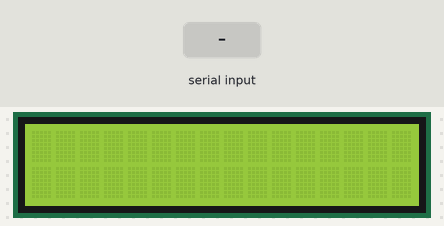
Simulated run of this sketch. Board: Arduino Uno, built with avr-gcc and run on an emulated ATmega328P. Parts: 16×2 character LCD. The inputs (shaded band) are chosen by the test bench.

Above: at 1.2 s.
1.3 s: "90,45\n" received over Serial
At 2.5 s:
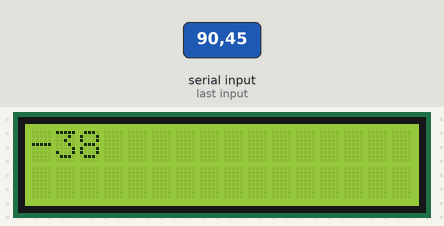
2.8 s: "30,150\n" received over Serial
Timing chart, 0 to 5.8 s (numbered marks = the images above; inputs shaded):
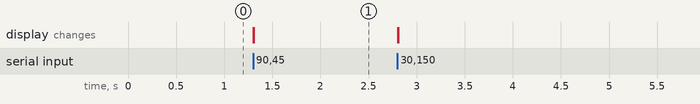

Measured:
- after the input at 1.3 s, the display: first changes at once (image 1 shows a later state)

The sketch:

Computer_Vision_LCD.ino
```cpp
#include <LiquidCrystal.h>

#define rs 2
#define en 7
#define d4 3
#define d5 4
#define d6 5
#define d7 6

LiquidCrystal lcd(rs, en, d4, d5, d6, d7);
int val;

void setup() {
  Serial.begin(9600);
  lcd.begin(16, 2);
  lcd.clear();
//  lcd.print("Hello World");
}

void loop() {
  if (Serial.available() > 0){
    val = Serial.read()-'0';
    lcd.setCursor(0,0);
    lcd.print(String(val));
  }
}
```
